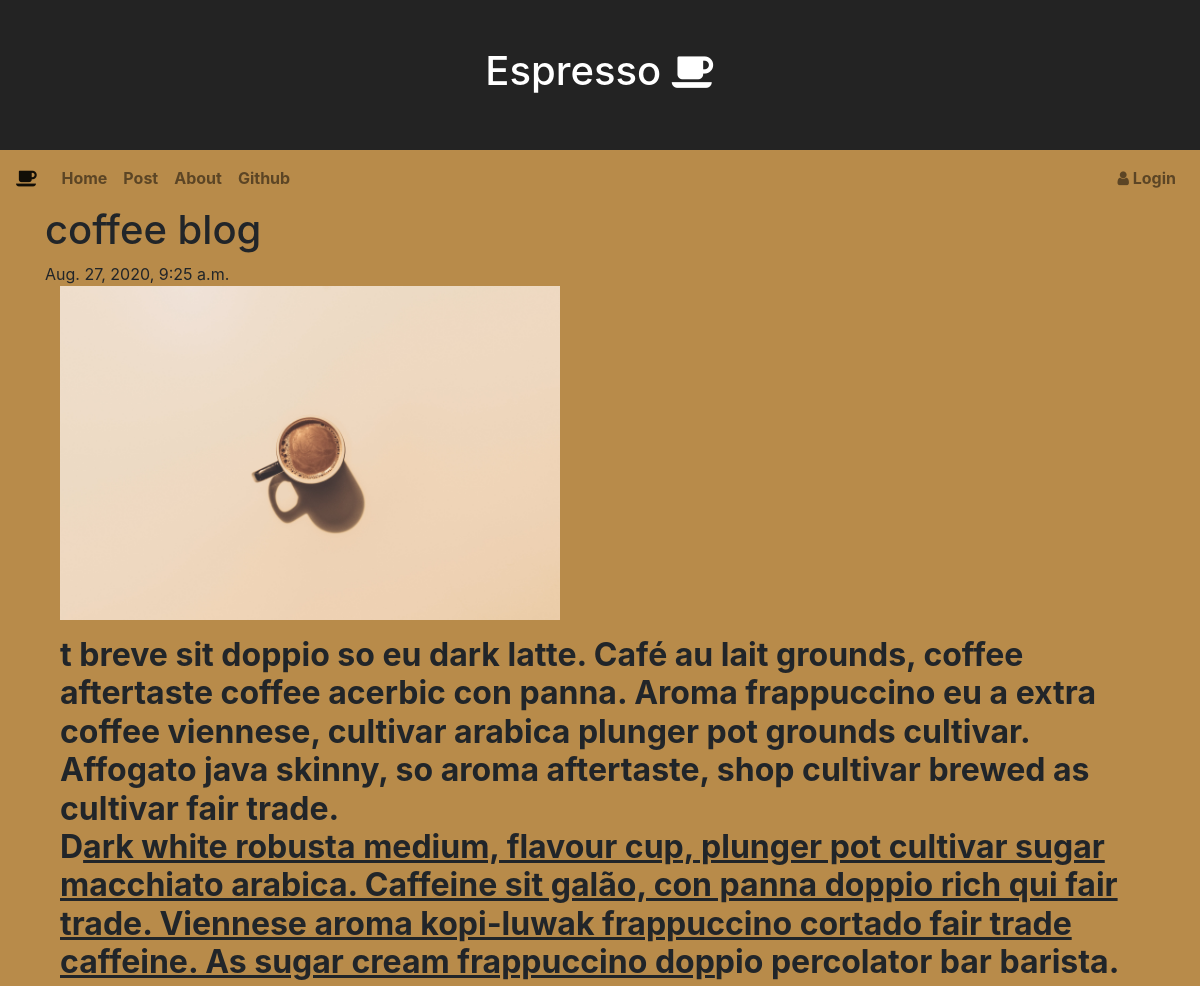
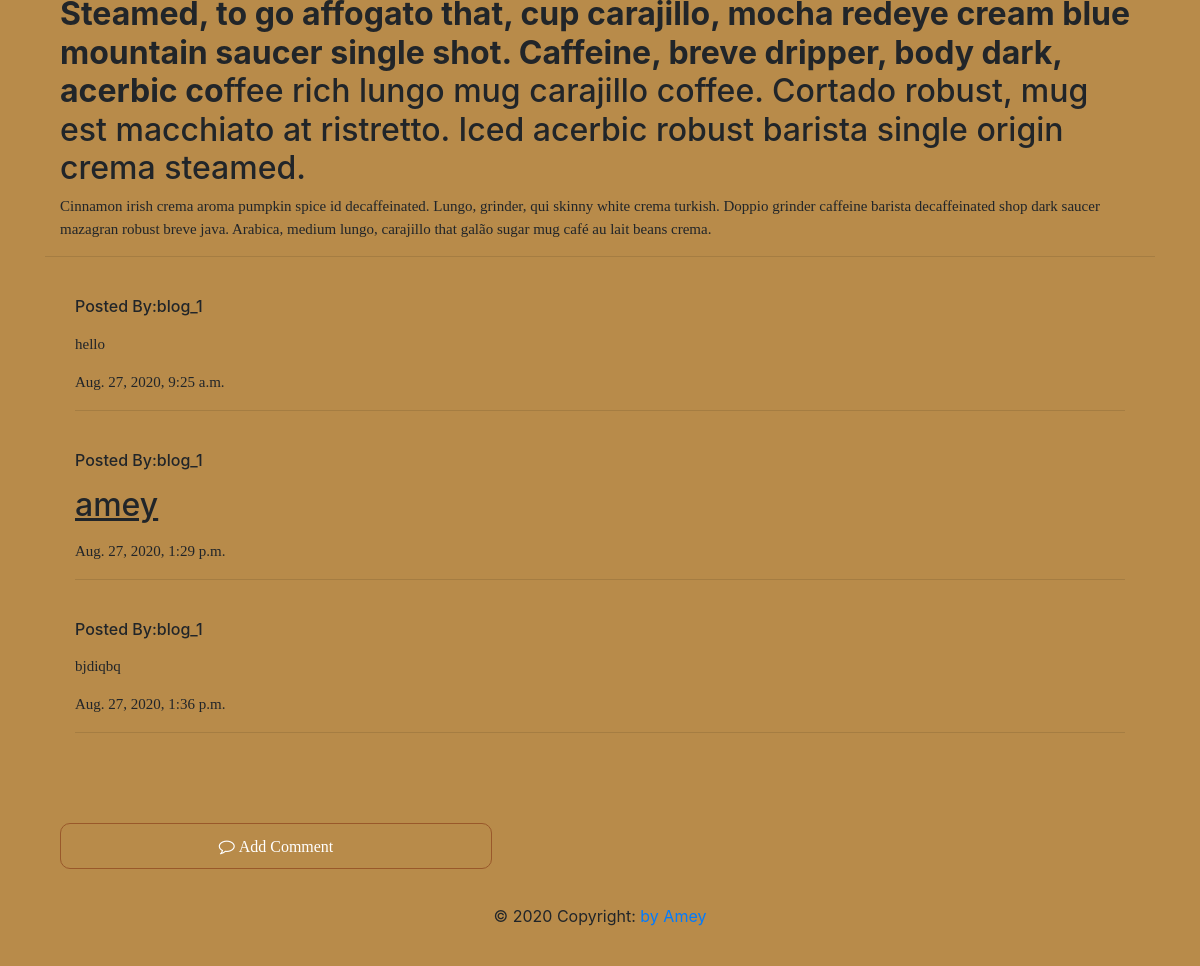
The app's page /post/2/ with its own data (2 pictures, top to bottom).
### first_site/models.py (models this page shows, shortened)
class Post(models.Model):
    author = models.ForeignKey('auth.User',on_delete=models.CASCADE)
    title = models.CharField(max_length=200)
    text = models.TextField()
    image= models.ImageField(upload_to = 'media',blank=True,null=True)
    created_date = models.DateTimeField(default=timezone.now)
    published_date = models.DateTimeField(blank=True,null=True)

class Comment(models.Model):
    post = models.ForeignKey("first_site.Post",on_delete=models.CASCADE,related_name="comments")
    author = models.CharField(max_length=200)
    text = models.TextField()
    created_date = models.DateTimeField(default=timezone.now)
    approved_comment = models.BooleanField(default=False)

### first_site/views.py (the view)
# urls.py: path('post/<int:pk>/',views.PostDetailView.as_view(),name='post_detail'),
class PostDetailView(DetailView):
    model = Post

### first_site/templates/first_site/post_detail.html (shortened to what this page needs)
{% extends 'first_site/base.html' %}
{% block content %}
<div class="container">
  <div class="row">
    <div>
       <h1 class='posttitle'>{{post.title}}</h1>
       {%if post.published_date%}
        <div class="date postdate">
         {{post.published_date}}
        </div>
       {% else %}
       <a class='btn cust_btn' href="{% url 'post_publish' pk=post.pk%}">Publish</a>
      {% endif %}
    </div>
  </div>
</div>
 <div class="container">
   <div class="display_img">
     <img style="width:500px;"src="{{post.image.url}}" alt="">
   </div>
   <p>{{post.text|safe|linebreaks}}</p>
 </div>
<hr>
<div class="container">
 {%for comment in post.comments.all%}
 <br>
   {%if user.is_authenticated or comment.approved_comment%}
      <div class="container">
        <h6>Posted By:{{comment.author}}</h6>
        <p>{{comment.text|safe|linebreaks}}</p>
          <p>{{comment.created_date}}</p>
          <hr>
      </div>
   {% endif %}
  {%endfor%}
    <a class="btn cust_btn" href="{% url 'add_comment_to_post' pk=post.pk %}"><span class='fa fa-comment-o'> Add Comment</span></a>
</div>
{% endblock %}

### first_site/static/css/custom.css (style rules this page uses)
body { background-color: #b88b4a; }
p { font-family: "PT Serif", serif; font-size: 15px; }
.cust_btn { border: 0.1px solid #99582a; background-color: #915b5b; border-radius: 10px; color: white; justify-content: flex-end; }

### first_site/static/css/login.css (style rules this page uses)
body { background-color: #b88b4a; }
.btn { text-align: center; width: 40%; background-color: #b88b4a; margin-top: 50px; padding: 10px 10px; font-family: -apple-system, BlinkMacSystemFont, "Segoe UI", Roboto, Oxygen, Ubuntu, Cantarell, "Open Sans", "Helvetica Neue", sans-serif; font-weight: bold; box-shadow: 0 3rem 4rem 2rem rgba(235, 235, 235, 0); }

### records on screen
Post: title "coffee blog", published_date "Aug. 27, 2020, 9:25 a.m.", image (picture), text "t breve sit doppio so eu dark latte. Café au lait grounds, coffee aftertaste coffee acerbic con panna. Aroma frappuccino eu a extra coffee viennese, cultivar arabica plunger pot grounds cultivar. Affogato java skinny, so aroma aftertaste, shop cultivar brewed as cultivar fair trade. D ark white robusta medium, flavour cup, plunger pot cultivar sugar macchiato arabica. Caffeine sit galão, con panna doppio rich qui fair trade. Viennese aroma kopi-luwak frappuccino cortado fair trade caffeine. As sugar cream frappuccino dop pio percolator bar barista. Steamed, to go affogato that, cup carajillo, mocha redeye cream blue mountain saucer single shot. Caffeine, breve dripper, body dark, acerbic co…"
Comment: author "blog_1", text "hello", created_date "Aug. 27, 2020, 9:25 a.m."
Comment: author "blog_1", text "amey", created_date "Aug. 27, 2020, 1:29 p.m."
Comment: author "blog_1", text "bjdiqbq", created_date "Aug. 27, 2020, 1:36 p.m."
